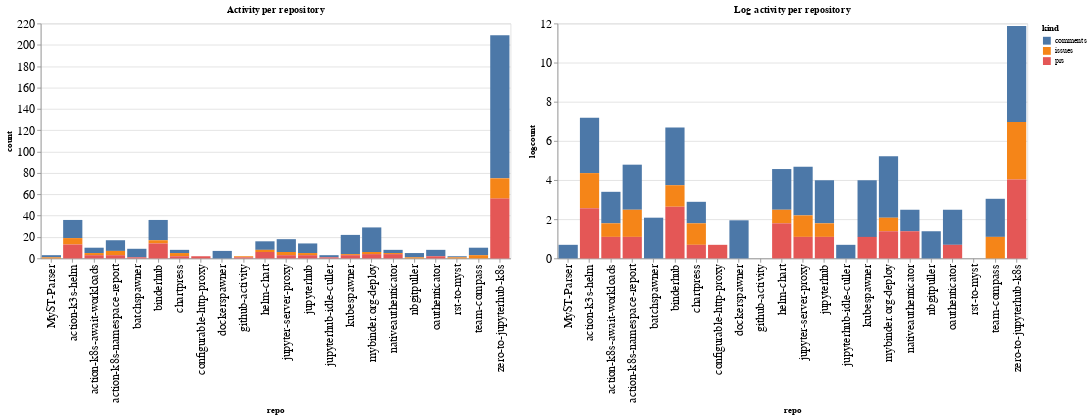

This figure's notebook cell:
### Code cell
ch1 = alt.Chart(repo_summaries, width=600, title="Activity per repository").mark_bar().encode(
    x='repo',
    y='count',
    color='kind',
    tooltip="kind"
)

ch2 = alt.Chart(repo_summaries, width=600, title="Log activity per repository").mark_bar().encode(
    x='repo',
    y='logcount',
    color='kind',
    tooltip="kind"
)

ch1 | ch2

### Figure 1 — Vega-Lite specification as saved in the notebook (floating-point values rounded to 4 significant figures)
{"config": {"axisLeft": {"labelFontSize": 15}, "axisBottom": {"labelFontSize": 15}}, "hconcat": [{"mark": "bar", "encoding": {"color": {"type": "nominal", "field": "kind"}, "tooltip": {"type": "nominal", "field": "kind"}, "x": {"type": "nominal", "field": "repo"}, "y": {"type": "quantitative", "field": "count"}}, "title": "Activity per repository", "width": 600}, {"mark": "bar", "encoding": {"color": {"type": "nominal", "field": "kind"}, "tooltip": {"type": "nominal", "field": "kind"}, "x": {"type": "nominal", "field": "repo"}, "y": {"type": "quantitative", "field": "logcount"}}, "title": "Log activity per repository", "width": 600}], "data": {"name": "data-13db196acccc5159a1700468b3934d98"}, "$schema": "https://vega.github.io/schema/vega-lite/v4.8.1.json", "datasets": {"data-13db196acccc5159a1700468b3934d98": [{"repo": "MyST-Parser", "kind": "comments", "count": 2, "logcount": 0.6931}, {"repo": "MyST-Parser", "kind": "issues", "count": 1, "logcount": 0.0}, {"repo": "action-k3s-helm", "kind": "comments", "count": 17, "logcount": 2.833}, {"repo": "action-k3s-helm", "kind": "issues", "count": 6, "logcount": 1.792}, {"repo": "action-k3s-helm", "kind": "prs", "count": 13, "logcount": 2.565}, {"repo": "action-k8s-await-workloads", "kind": "comments", "count": 5, "logcount": 1.609}, {"repo": "action-k8s-await-workloads", "kind": "issues", "count": 2, "logcount": 0.6931}, {"repo": "action-k8s-await-workloads", "kind": "prs", "count": 3, "logcount": 1.099}, {"repo": "action-k8s-namespace-report", "kind": "comments", "count": 10, "logcount": 2.303}, {"repo": "action-k8s-namespace-report", "kind": "issues", "count": 4, "logcount": 1.386}, {"repo": "action-k8s-namespace-report", "kind": "prs", "count": 3, "logcount": 1.099}, {"repo": "batchspawner", "kind": "comments", "count": 8, "logcount": 2.079}, {"repo": "batchspawner", "kind": "prs", "count": 1, "logcount": 0.0}, {"repo": "binderhub", "kind": "comments", "count": 19, "logcount": 2.944}, {"repo": "binderhub", "kind": "issues", "count": 3, "logcount": 1.099}, {"repo": "binderhub", "kind": "prs", "count": 14, "logcount": 2.639}, {"repo": "chartpress", "kind": "comments", "count": 3, "logcount": 1.099}, {"repo": "chartpress", "kind": "issues", "count": 3, "logcount": 1.099}, {"repo": "chartpress", "kind": "prs", "count": 2, "logcount": 0.6931}, {"repo": "configurable-http-proxy", "kind": "prs", "count": 2, "logcount": 0.6931}, {"repo": "dockerspawner", "kind": "comments", "count": 7, "logcount": 1.946}, {"repo": "github-activity", "kind": "issues", "count": 1, "logcount": 0.0}, {"repo": "github-activity", "kind": "prs", "count": 1, "logcount": 0.0}, {"repo": "helm-chart", "kind": "comments", "count": 8, "logcount": 2.079}, {"repo": "helm-chart", "kind": "issues", "count": 2, "logcount": 0.6931}, {"repo": "helm-chart", "kind": "prs", "count": 6, "logcount": 1.792}, {"repo": "jupyter-server-proxy", "kind": "comments", "count": 12, "logcount": 2.485}, {"repo": "jupyter-server-proxy", "kind": "issues", "count": 3, "logcount": 1.099}, {"repo": "jupyter-server-proxy", "kind": "prs", "count": 3, "logcount": 1.099}, {"repo": "jupyterhub", "kind": "comments", "count": 9, "logcount": 2.197}, {"repo": "jupyterhub", "kind": "issues", "count": 2, "logcount": 0.6931}, {"repo": "jupyterhub", "kind": "prs", "count": 3, "logcount": 1.099}, {"repo": "jupyterhub-idle-culler", "kind": "comments", "count": 2, "logcount": 0.6931}, {"repo": "jupyterhub-idle-culler", "kind": "prs", "count": 1, "logcount": 0.0}, {"repo": "kubespawner", "kind": "comments", "count": 18, "logcount": 2.89}, {"repo": "kubespawner", "kind": "issues", "count": 1, "logcount": 0.0}, {"repo": "kubespawner", "kind": "prs", "count": 3, "logcount": 1.099}, {"repo": "mybinder.org-deploy", "kind": "comments", "count": 23, "logcount": 3.135}, {"repo": "mybinder.org-deploy", "kind": "issues", "count": 2, "logcount": 0.6931}, {"repo": "mybinder.org-deploy", "kind": "prs", "count": 4, "logcount": 1.386}, {"repo": "nativeauthenticator", "kind": "comments", "count": 3, "logcount": 1.099}, {"repo": "nativeauthenticator", "kind": "issues", "count": 1, "logcount": 0.0}, {"repo": "nativeauthenticator", "kind": "prs", "count": 4, "logcount": 1.386}, {"repo": "nbgitpuller", "kind": "comments", "count": 4, "logcount": 1.386}, {"repo": "nbgitpuller", "kind": "issues", "count": 1, "logcount": 0.0}, {"repo": "oauthenticator", "kind": "comments", "count": 6, "logcount": 1.792}, {"repo": "oauthenticator", "kind": "prs", "count": 2, "logcount": 0.6931}, {"repo": "rst-to-myst", "kind": "comments", "count": 1, "logcount": 0.0}, {"repo": "rst-to-myst", "kind": "issues", "count": 1, "logcount": 0.0}, {"repo": "team-compass", "kind": "comments", "count": 7, "logcount": 1.946}, {"repo": "team-compass", "kind": "issues", "count": 3, "logcount": 1.099}, {"repo": "zero-to-jupyterhub-k8s", "kind": "comments", "count": 134, "logcount": 4.898}, {"repo": "zero-to-jupyterhub-k8s", "kind": "issues", "count": 19, "logcount": 2.944}, {"repo": "zero-to-jupyterhub-k8s", "kind": "prs", "count": 56, "logcount": 4.025}]}}
